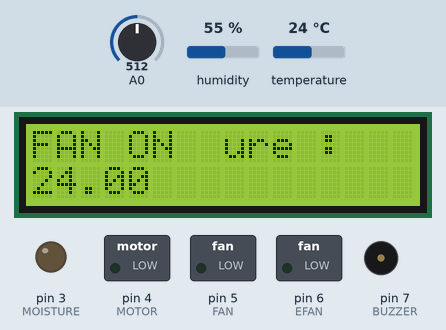
This sketch was run on a simulated Arduino Uno, built with avr-gcc and run on an emulated ATmega328P. On the bench: 16×2 character LCD, switched loads named in the sketch (green lamp = pin HIGH), output pins drawn as LEDs (lit = HIGH), buzzer (waves = sounding). The test bench sets the inputs (shaded band); at power-on: temperature 24 °C, humidity 55 %, A0 = 512.

Above: at 1.2 s.
1.3 s: temperature set to 34 °C
At 2.53 s:
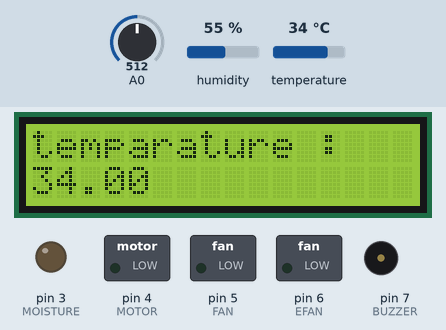
3.8 s: temperature set to 37 °C
At 4.47 s:
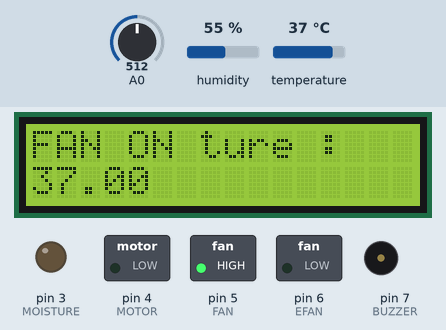
6.8 s: temperature set to 12 °C
At 7.63 s:
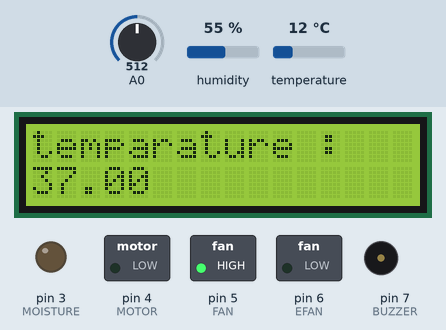
12.8 s: humidity set to 26 %
15.8 s: humidity set to 23 %
At 16.79 s:
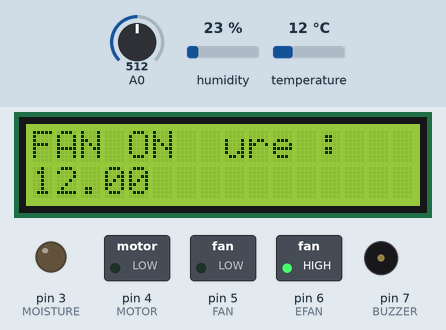
19.1 s: humidity set to 40 %
At 19.59 s:
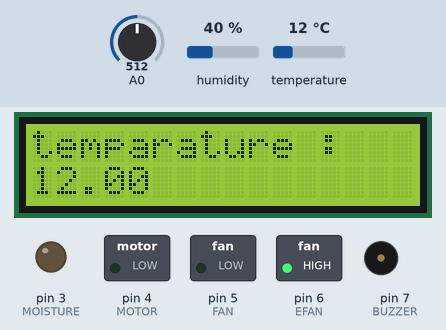
Timing chart, 0 to 22.1 s (numbered marks = the images above; inputs shaded):
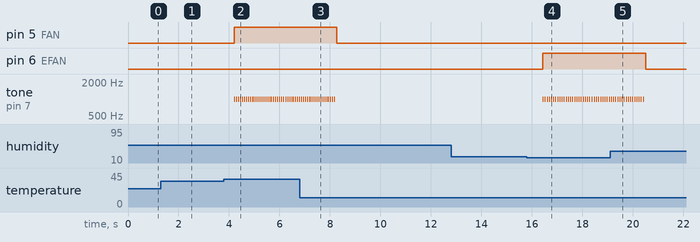

The sketch:

agriculture_module.ino
```cpp
#include <Wire.h>
#include <LiquidCrystal_I2C.h>

LiquidCrystal_I2C lcd(0x27, 16, 2);

#include <DHT.h>

#define DHTPIN 2
#define DHTTYPE DHT11
DHT dht(DHTPIN, DHTTYPE);

#define MOISTURE 3
#define MOTOR 4
#define FAN 5
#define EFAN 6
#define BUZZER 7

void setup() {
  // put your setup code here, to run once:
  Serial.begin(9600);
  dht.begin();
  lcd.init();
  lcd.backlight();
  pinMode(MOISTURE,OUTPUT);
  pinMode(MOTOR,OUTPUT);
  pinMode(FAN,OUTPUT);
  pinMode(EFAN,OUTPUT);
  pinMode(BUZZER,OUTPUT);

}

void loop() {
  // put your main code here, to run repeatedly:
  float humidity = dht.readHumidity();
  float temp = dht.readTemperature();
  float moisture = analogRead(0);

  lcd.setCursor(0, 0);
  lcd.print("humidity :");
  lcd.setCursor(0, 1);
  lcd.print(humidity);

  lcd.setCursor(0, 0);
  lcd.print("temparature :");
  lcd.setCursor(0, 1);
  lcd.print(temp);
  delay(10);
  lcd.print("     "); // clears old digits

  // temprature worning in lcd and on fan
  if(temp>35){
    digitalWrite(FAN, HIGH);
    lcd.setCursor(0, 0);
    lcd.print("FAN ON ");
    for(int i=0; i<3; i++){
      tone(BUZZER, 1000);   // 1 kHz sound
      delay(2);
    }

  }
  else{
    digitalWrite(FAN, LOW);
    lcd.setCursor(0, 0);
    lcd.print("FAN OFF ");
    noTone(BUZZER);
  }

// humidity worning in lcd and on exast air fan
  if(humidity<25){
    digitalWrite(EFAN, HIGH);
    lcd.setCursor(0, 0);
    lcd.print("FAN ON ");
    for(int i=0; i<3; i++){
      tone(BUZZER, 1000);   // 1 kHz sound
      delay(4);
    }
  }
  else{
    digitalWrite(EFAN, LOW);
    lcd.setCursor(0, 0);
    lcd.print("FAN ON ");
    noTone(BUZZER);
  }

// moisture worning in lcd and on on motor
  if(moisture<512){
    digitalWrite(MOTOR, HIGH);
    lcd.setCursor(0, 0);
    lcd.print("FAN ON ");
    for(int i=0; i<3; i++){
      tone(BUZZER, 1000);   // 1 kHz sound
      delay(4);
    }
  }
  else{
    digitalWrite(MOTOR, LOW);
    lcd.setCursor(0, 0);
    lcd.print("FAN ON ");
    noTone(BUZZER);
  }

}
```

Measured:
- the behaviour switches between 35 and 36 °C on temperature (found by bisection; images 1 and 2)
- the behaviour switches between 25 and 24 % on humidity (found by bisection; images 3 and 4)
- after the input at 3.8 s, pin 5 (FAN): LOW → HIGH after 0.41 s; tone on pin 7 (BUZZER): alternates 1000 Hz for 0.01 s and silent for 0.06 s, starting after 0.42 s; the display: first differs from a run without the input after 0.49 s (image 2)
- after the input at 6.8 s, pin 5 (FAN): HIGH → LOW after 1.5 s; tone on pin 7 (BUZZER): goes on until 8.2 s, then stays silent
- after the input at 15.8 s, pin 6 (EFAN): LOW → HIGH after 0.62 s; tone on pin 7 (BUZZER): alternates 1000 Hz for 0.02 s and silent for 0.06 s, starting after 0.63 s
- after the input at 19.1 s, pin 6 (EFAN): HIGH → LOW after 1.4 s; tone on pin 7 (BUZZER): goes on until 20.4 s, then stays silent
